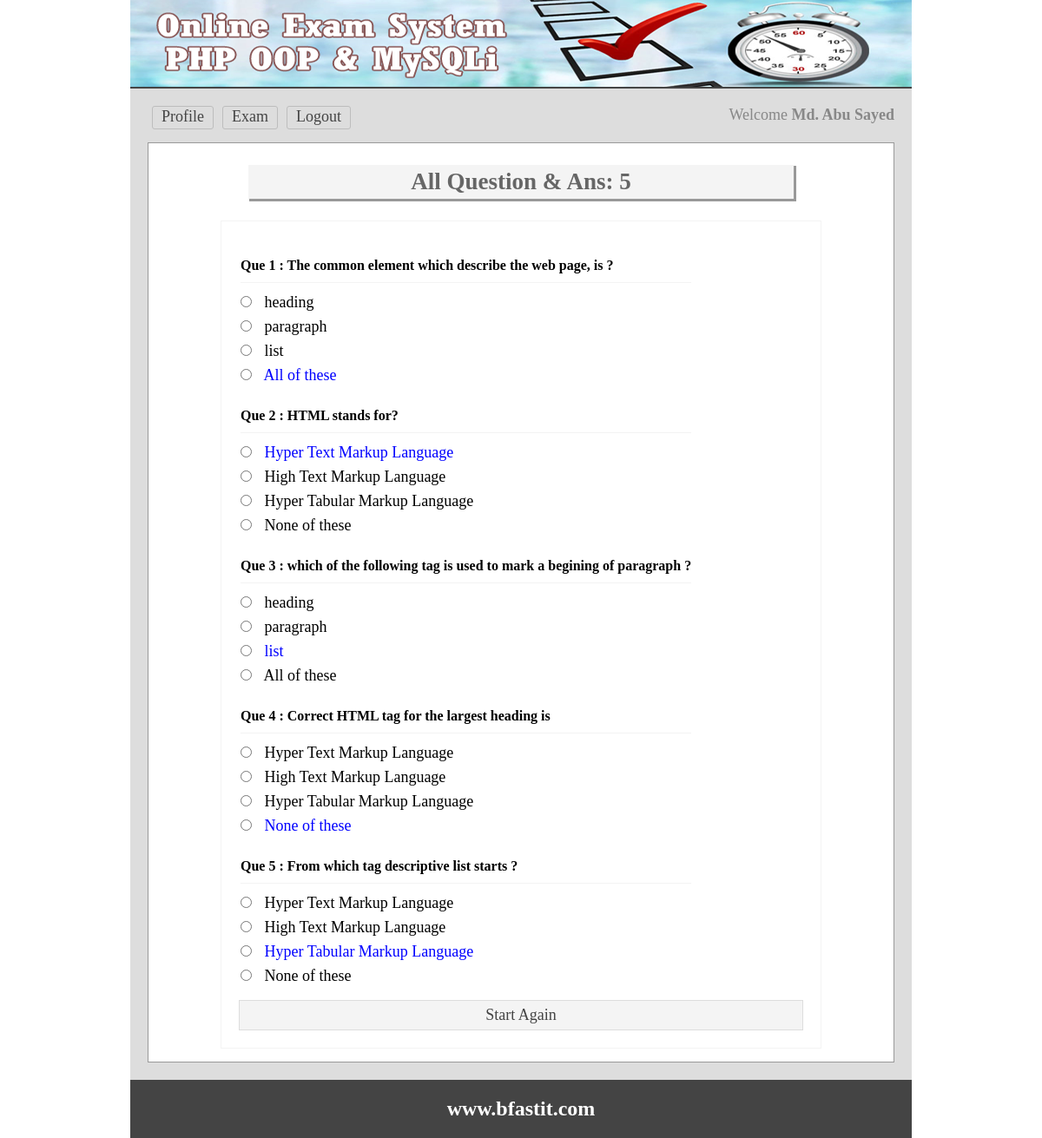
The app's page /viewans.php (signed in) with its own data.
### tables this page shows
CREATE TABLE `tbl_ques` (
  `id` int(11) NOT NULL,
  `quesNo` int(11) NOT NULL,
  `ques` text NOT NULL
);

CREATE TABLE `tbl_ans` (
  `id` int(11) NOT NULL,
  `quesNo` int(11) NOT NULL,
  `rightAns` int(11) NOT NULL DEFAULT '0',
  `ans` text NOT NULL
);

### lib/Session.php (called while the page is built, shortened)
<?php
class Session{
	 public static function get($key){
	 	if (isset($_SESSION[$key])) {
	 		return $_SESSION[$key];
	 	} else {
	 		return false;
	 	}
	 }
}
?>

### classes/Exam.php (called while the page is built, shortened)
<?php
    $filepath = realpath(dirname(__FILE__));
	include_once ($filepath.'/../lib/Database.php');
class Exam {
	private $db;
	public function __construct(){
		$this->db = new Database();
	}
	public function getQueByOrder(){
		$query = "SELECT * FROM tbl_ques ORDER BY quesNo ASC";
		$result = $this->db->select($query);
		return $result;
	}
	public function getTotalRows(){
		$query     = " SELECT * FROM tbl_ques";
		$getResult = $this->db->select($query);
		$total     = $getResult->num_rows;
		return $total;
	}
	public function getAnswer($number){
		$query     = " SELECT * FROM tbl_ans where quesNo='$number'";
		$getdata   = $this->db->select($query);
		return $getdata;
	}
	}
?>

### lib/Database.php (called while the page is built, shortened)
<?php
Class Database{
	public $host   = DB_HOST;
	public $user   = DB_USER;
	public $pass   = DB_PASS;
	public $dbname = DB_NAME;
	public $link;
	private function connectDB(){
	$this->link = new mysqli($this->host, $this->user, $this->pass, $this->dbname);
 }
	public function select($query){
		$result = $this->link->query($query) or die($this->link->error.__LINE__);
		if($result->num_rows > 0){
			return $result;
		} else {
			return false;
		}
	}
}

### viewans.php (the view, shortened to what this page needs)
<?php include 'inc/header.php'; ?>
<?php
 	$total    = $exm->getTotalRows();
?>
<div class="main">
<h1>All Question & Ans: <?php echo $total;?></h1>
	<div class="viewans">
		<table>
		<?php
			$getQues = $exm->getQueByOrder();
				if ($getQues) {
					while ($question = $getQues->fetch_assoc()) {
		?>
			<tr>
				<td colspan="2">
				 <h3>Que <?php echo $question['quesNo'] ?> :  <?php echo $question['ques'] ?></h3>
				</td>
			</tr>
			<?php
				$number = $question['quesNo'];
				$answer = $exm->getAnswer($number);
				if ($answer) {
					while ($result = $answer->fetch_assoc()) {
			?>
			<tr>
				<td>
				 <input type="radio"/>
				 <?php
				 if ($result['rightAns'] == '1') {
				 	 echo "<span style='color:blue'>".$result['ans']."</span>";
				 }else{
				 	echo $result['ans'];
				 }
				 ?>
				</td>
			</tr>
		<?php } } ?>
	<?php } } ?>
		</table>
		<a href="starttest.php">Start Again</a>
</div>
 </div>
<?php include 'inc/footer.php'; ?>

### inc/header.php (shortened to what this page needs)
<?php
    $filepath = realpath(dirname(__FILE__));
	include_once ($filepath.'/../lib/Session.php');
	include_once ($filepath.'/../lib/Database.php');
	$exm  = new Exam();
?>
<!doctype html>
<html>
<head>
	<link rel="stylesheet" href="css/main.css">
</head>
<body>
<div class="phpcoding">
	<section class="headeroption"></section>
		<section class="maincontent">
		<div class="menu">
		<ul>
			<?php
				$login = Session::get("login");
				if ($login == true) {
			?>
			<li><a href="profile.php">Profile</a></li>
			<li><a href="exam.php">Exam</a></li>
			<li><a href="?action=logout">Logout</a></li>
			<?php } else { ?>
			<li><a href="index.php">Login</a></li>
			<li><a href="register.php">Register</a></li>
			<?php } ?>
		</ul>
		<?php
				$login = Session::get("login");
				if ($login == true) {
			?>
		<span style="float: right; color: #888">
			Welcome <strong><?php echo Session::get("name");?></strong>
		</span>
		<?php } ?>
		</div>

### inc/footer.php
 </section>
<section class="footeroption">
		<h2><?php echo "www.bfastit.com"; ?></h2>
	</section>
</div>
</body>
</html>

### css/main.css (style rules this page uses)
* { margin:0;padding:0;outline:none }
body { font-family:verdana }
.phpcoding { width:900px; margin: 0 auto;background:#ddd }
.headeroption { background: #444 url("../img/banner.png") no-repeat scroll 0 0; border-bottom: 2px solid #444444; height: 100px; }
.footeroption { background:#444;color:#fff;text-align:center;padding:20px; }
.headeroption h2, .footeroption h2 { margin:0;font-size:24px }
.maincontent { font-size: 18px; min-height: 430px; padding: 20px; }
.main { background: #fff none repeat scroll 0 0; border: 1px solid #999; margin-top: 10px; min-height: 368px; padding: 15px; width: 828px; }
.main h1 { background: #f4f4f4 none repeat scroll 0 0; box-shadow: 2px 2px 0 1px #999; color: #666; margin: 10px auto 25px; padding: 4px; text-align: center; width: 620px; }
.menu { overflow:hidden; }
.menu ul { margin:0;padding:0;list-style:none }
.menu ul li { display:block;float:left; }
.menu ul li a { border: 1px solid #bdbdbd; border-radius: 3px; color: #444; display: block; margin: 0 5px 5px; padding: 1px 10px 3px; text-decoration: none; }
.viewans { border: 1px solid #f3f3f3; margin: 0 auto; max-width: 650px; padding: 20px; }
.viewans input[type="radio"] { margin-bottom: 10px; margin-right: 10px; cursor:pointer; }
.viewans h3 { border-bottom: 1px solid #f3f3f3; font-size: 16px; margin-bottom: 10px; padding-bottom: 10px; margin-top: 20px; }
.starttest a, .viewans a { background: #f4f4f4 none repeat scroll 0 0;border: 1px solid #ddd;color: #444;display: block;margin-top: 10px;padding: 6px 10px;text-align: center; text-decoration: none; }

### records on screen
tbl_ques: quesNo "1", ques "The common element which describe the web page, is ?"
tbl_ans: ans "heading"
tbl_ans: ans "paragraph"
tbl_ans: ans "list"
tbl_ans: ans "All of these"
tbl_ques: quesNo "2", ques "HTML stands for?"
tbl_ans: ans "Hyper Text Markup Language"
tbl_ans: ans "High Text Markup Language"
tbl_ans: ans "Hyper Tabular Markup Language"
tbl_ans: ans "None of these"
tbl_ques: quesNo "3", ques "which of the following tag is used to mark a begining of paragraph ?"
tbl_ans: ans "heading"
tbl_ans: ans "paragraph"
tbl_ans: ans "list"
tbl_ans: ans "All of these"
tbl_ques: quesNo "4", ques "Correct HTML tag for the largest heading is"
tbl_ans: ans "Hyper Text Markup Language"
tbl_ans: ans "High Text Markup Language"
tbl_ans: ans "Hyper Tabular Markup Language"
tbl_ans: ans "None of these"
tbl_ques: quesNo "5", ques "From which tag descriptive list starts ?"
tbl_ans: ans "Hyper Text Markup Language"
tbl_ans: ans "High Text Markup Language"
tbl_ans: ans "Hyper Tabular Markup Language"
tbl_ans: ans "None of these"

### other values on screen
Session::get("name") "Md. Abu Sayed"
$total "5"
